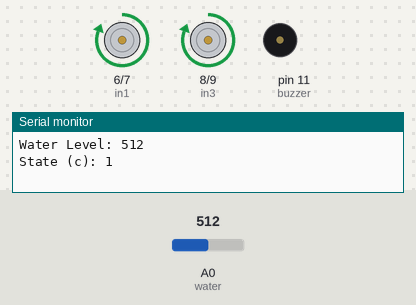
A sketch run on a simulated Arduino Uno, built with avr-gcc and run on an emulated ATmega328P. On the bench: motor-driver pin pairs drawn as motors (green arrow = first pin HIGH = forward, orange = second pin HIGH = backward, longer = more drive, scaled by the enable pin), buzzer (waves = sounding, pin HIGH), the last lines printed to the serial monitor. The inputs (shaded band) are chosen by the test bench; at power-on: A0 (water) = 512.

Above: at 5.9 s.
6.0 s: A0 (water) set to 12
12.7 s: A0 (water) set to 9
At 19.6 s:
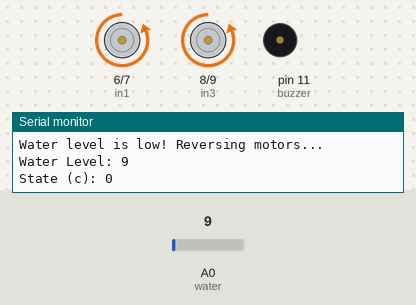
19.9 s: A0 (water) set to 286
26.8 s: A0 (water) set to 316
At 32.5 s:
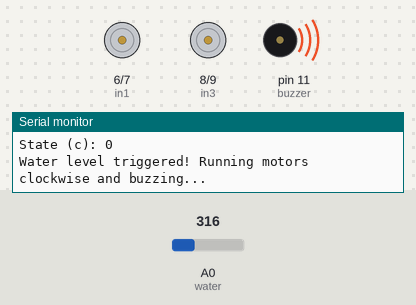
34.3 s: A0 (water) set to 0
At 46.3 s:
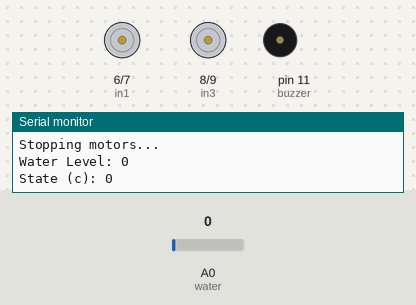
Timing chart, 0 to 46.6 s (numbered marks = the images above; inputs shaded):
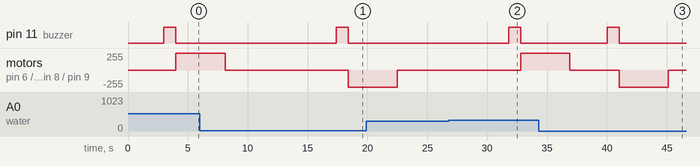

The sketch:

tejastrail2.ino
```cpp
// Water sensor
int water = A0;      // Water level sensor pin
int waterTrigger = 300;  // Water sensor threshold

// Motor A pins
int ena = 5;         // Enable pin for Motor A
int in1 = 6;         // Input 1 for Motor A
int in2 = 7;         // Input 2 for Motor A

// Motor B pins
int enb = 10;        // Enable pin for Motor B
int in3 = 8;         // Input 1 for Motor B
int in4 = 9;         // Input 2 for Motor B

// Buzzer pin
int buzzer = 11;     // Pin for the buzzer
int c = 0;           // State variable

void setup() {
  // Pin setup for Motor A
  pinMode(ena, OUTPUT);
  pinMode(in1, OUTPUT);
  pinMode(in2, OUTPUT);

  // Pin setup for Motor B
  pinMode(enb, OUTPUT);
  pinMode(in3, OUTPUT);
  pinMode(in4, OUTPUT);

  // Pin setup for buzzer
  pinMode(buzzer, OUTPUT);

  Serial.begin(9600);
}

void loop() {
  int waterLevel = analogRead(water); // Read water level
  Serial.print("Water Level: ");
  Serial.println(waterLevel);
  Serial.print("State (c): ");
  Serial.println(c);
  delay(3000);
  // Trigger pull-up operation if water level exceeds threshold and c is 0
  if (waterLevel >= waterTrigger && c == 0) {
    triggerMotorsAndBuzzer();
    c = 1; // Change state to indicate pull-up operation is done
  }
  // Trigger reverse operation if water level is <= 10 and c is 1
  else if (waterLevel <= 10 && c == 1) {
    reverseMotors();
    c = 0; // Reset state after reversing motors
  }
  // Stop motors if no specific condition is met
  else {
    stopMotors();
  }

  delay(100); // Small delay for sensor stability
}

// Function to trigger motors clockwise and buzzer (Pull-up operation)
void triggerMotorsAndBuzzer() {
  Serial.println("Water level triggered! Running motors clockwise and buzzing...");

  // Buzzer ON for 1 second
  digitalWrite(buzzer, HIGH);
  delay(1000);
  digitalWrite(buzzer, LOW);

  // Motor A - Clockwise
  digitalWrite(in1, HIGH);
  digitalWrite(in2, LOW);
  analogWrite(ena, 255); // Full speed

  // Motor B - Clockwise
  digitalWrite(in3, HIGH);
  digitalWrite(in4, LOW);
  analogWrite(enb, 255); // Full speed

  delay(1000); // Ensure operation completes
}

// Function to reverse motors counterclockwise (Reverse operation)
void reverseMotors() {
  Serial.println("Water level is low! Reversing motors...");

  // Buzzer ON for 1 second
  digitalWrite(buzzer, HIGH);
  delay(1000);
  digitalWrite(buzzer, LOW);

  // Motor A - Counterclockwise
  digitalWrite(in1, LOW);
  digitalWrite(in2, HIGH);
  analogWrite(ena, 255); // Full speed

  // Motor B - Counterclockwise
  digitalWrite(in3, LOW);
  digitalWrite(in4, HIGH);
  analogWrite(enb, 255); // Full speed

  delay(1000); // Ensure operation completes
}

// Function to stop both motors
void stopMotors() {
  Serial.println("Stopping motors...");

  // Stop Motor A
  digitalWrite(in1, LOW);
  digitalWrite(in2, LOW);
  analogWrite(ena, 0);

  // Stop Motor B
  digitalWrite(in3, LOW);
  digitalWrite(in4, LOW);
  analogWrite(enb, 0);

  // Ensure buzzer is OFF
  digitalWrite(buzzer, LOW);
}
```

Measured:
- the behaviour switches between 11 and 10 on A0 (water) (found by bisection; images 0 and 1)
- the behaviour switches between 299 and 300 on A0 (water) (found by bisection; images 1 and 2)
- after the input at 12.7 s, pin 11 (buzzer): LOW → HIGH after 4.7 s, → LOW 1.0 s later; motor on pin 6 (in1) / pin 7 (in2), motor on pin 8 (in3) / pin 9 (in4): stopped → backward 255/255 after 5.7 s
- after the input at 26.8 s, pin 11 (buzzer): LOW → HIGH after 5.0 s, → LOW 1.0 s later; motor on pin 6 (in1) / pin 7 (in2), motor on pin 8 (in3) / pin 9 (in4): stopped → forward 255/255 after 6.0 s
- after the input at 34.3 s, pin 11 (buzzer): LOW → HIGH after 5.7 s, → LOW 1.0 s later
